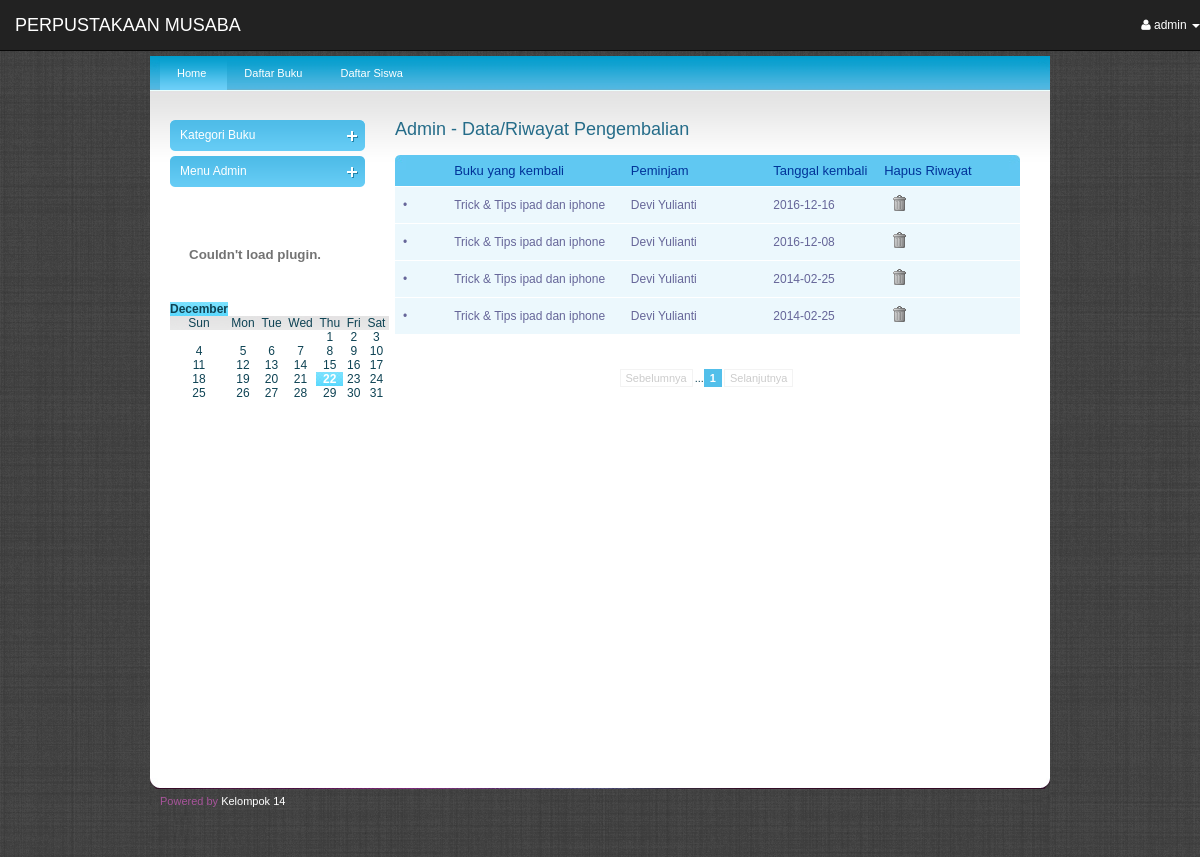
/index.php?act=pengembalian (signed in), run on the app's committed database.
### tables this page shows
CREATE TABLE IF NOT EXISTS `pengembalian` (
`noKembali` int(5) NOT NULL,
  `nis` varchar(5) NOT NULL,
  `kdBuku` varchar(5) NOT NULL,
  `tglKembali` date NOT NULL
);

CREATE TABLE IF NOT EXISTS `buku` (
`kdBuku` int(5) NOT NULL,
  `kdKategori` char(3) NOT NULL,
  `Judul` varchar(50) NOT NULL,
  `kdPengarang` char(5) NOT NULL,
  `kdPenerbit` char(4) NOT NULL,
  `gambar` varchar(256) NOT NULL,
  `jmlStok` int(2) NOT NULL,
  `Tempat` char(6) NOT NULL,
  `preview` text,
  `jmldiPinjam` int(11) NOT NULL DEFAULT '0'
);

CREATE TABLE IF NOT EXISTS `siswa` (
`kdSiswa` int(5) NOT NULL,
  `nis` char(5) NOT NULL,
  `nama` varchar(30) NOT NULL,
  `id_kelas` char(3) NOT NULL,
  `angkatan` int(11) NOT NULL,
  `jenis_kelamin` enum('L','P') NOT NULL,
  `alamat` text,
  `no_hp` varchar(20) DEFAULT NULL,
  `email` varchar(20) DEFAULT NULL
);

### pengembalian.php (the view, shortened to what this page needs)
<?php if ($_SESSION['level']== "2"){?>
<div class="products">
<h2>Admin - Data/Riwayat Pengembalian</h2>
<?php
$totaldata = 8;
if(isset($_GET['page'])){ $noPage=$_GET['page']; } else { $noPage=1; }
$offset=($noPage-1)*$totaldata;
$query="SELECT * FROM pengembalian order by tglKembali desc LIMIT $offset, $totaldata";
$result=mysql_query($query) or die('Error');
$query="SELECT COUNT(*) AS jumData FROM pengembalian";
$hasil=mysql_query($query) ;
$data=mysql_fetch_array($hasil);
$jumData=$data['jumData'];
$jumPage=ceil($jumData/$totaldata);
?>
<table id="rounded-corner" summary="2007 Major IT Companies' Profit">
    <thead>
    	<tr>
        	<th width="6"  class="rounded-company" ></th>
            <th width="129"  class="rounded" >Buku yang kembali</th>
            <th width="101"  class="rounded" >Peminjam</th>
            <th width="75"  class="rounded" >Tanggal kembali</th>
            <th width="102"  class="rounded-q4" >Hapus Riwayat</th>
        </tr>
    </thead>
   <?php
    while($data = mysql_fetch_array($result)){
$rowsiswa = mysql_query("select * from siswa where nis='".$data['1']."'");
$siswa = mysql_fetch_array($rowsiswa);
$rowbuku = mysql_query("select * from buku where kdBuku='".$data['2']."'");
$buku = mysql_fetch_array($rowbuku); ?>
    <tbody>
    	<tr>
        	<td>&bull;</td>
           <td><?php echo"$buku[2]"; ?></td>
            <td><?php echo"$siswa[2]"; ?></td>
            <td><?php echo"$data[3]"; ?></td>
                      <td><?php echo"<a href='index.php?act=pengembalian&act2=del_kembali&noKembali=$data[0]' onClick='return confirm(\" Apakah anda yakin untuk menghapus data ini?\");'><img src=images/trash.png border=0 /></a>";?></td>
	    </tr>
    </tbody>
    <?php } ?>
</table>
<br /><br />
<div class="pagination">
	<?php
	if ($noPage > 1){ echo  "<a href='".$_SERVER['PHP_SELF']."?act=pengembalian&&page=".($noPage-1)."'>Sebelumnya</a>"; }
	else { echo "<span class=disabled>Sebelumnya</span>"; }
	for($page = 1; $page <= $jumPage; $page++)
	{
         if ((($page >= $noPage - 3) && ($page <= $noPage + 3)) || ($page == 1) || ($page == $jumPage))
         {
            if (($page != ($jumPage - 1)) && ($page == $jumPage))  echo "...";
			if ($page == $noPage) echo "<span class=current>$page</span>";
            else echo "<a href='".$_SERVER['PHP_SELF']."?act=pengembalian&&page=".$page."'>".$page."</a>";
         }
	}
	if ($noPage < $jumPage){ echo "<a href='".$_SERVER['PHP_SELF']."?act=pengembalian&&page=".($noPage+1)."'>Selanjutnya</a>"; }
	else { echo "<span class=disabled>Selanjutnya</span>"; }
	?>
         </div>
          </div>
               <?php
}
else {
?>
<script language="JavaScript">alert('Maaf anda harus login sebagai admin terlebih dahulu');
	 window.history.back()</script><?php
} ?>

### index.php (shortened to what this page needs)
<!DOCTYPE html PUBLIC "-//W3C//DTD XHTML 1.0 Transitional//EN" "http://www.w3.org/TR/xhtml1/DTD/xhtml1-transitional.dtd">
<html xmlns="http://www.w3.org/1999/xhtml"><head>
<br /><br /><br /><br />
<?php include"atas.php" ; ?>
<?php include"scr.php" ; ?>
</head>
<body>
<div id="main_container">
	<div class="header">
	<div class="main_content">
<?php include"menu.php" ; ?>
    <div class="center_content">
    <?php include"kiri.php" ; ?>
    <div class="right_content">
    <?php include"select.php" ; ?>
    </div>
	<?php include"footer.php" ; ?>
</body>
</html>

### atas.php (shortened to what this page needs)
       <link href="css/bootstrap.css" rel="stylesheet">
    <link href="css/sb-admin.css" rel="stylesheet">
    <link rel="stylesheet" href="font-awesome/css/font-awesome.min.css">
<div id="wrapper">
      <nav class="navbar navbar-inverse navbar-fixed-top" role="navigation">
        <div class="navbar-header">
          <a class="navbar-brand" href="index.php">PERPUSTAKAAN MUSABA</a>
        </div>
          <ul class="nav navbar-nav navbar-right navbar-user">
            <li class="dropdown user-dropdown">
<?php if (!isset($_SESSION)){ session_start(); }
if (empty($_SESSION))
{
	?>
          <a href="?act=login" ><i class="fa fa-user"></i>&nbsp;Masuk&nbsp;</a>
             <?php
}
else{ ?>
              <a href="#" class="dropdown-toggle" data-toggle="dropdown"><i class="fa fa-user"></i> <?php echo"".$_SESSION['namaUser'].""; ?> <b class="caret"></b></a>
              <?php
}
?>
            </li>
          </ul>
        </div>

### scr.php (shortened to what this page needs)
<link rel="stylesheet" type="text/css" href="css/style.css" />
<link rel="stylesheet" type="text/css" media="all" href="niceforms-default.css" />

### menu.php
<div class="menu">
                    <ul>
                    <li><a class="current" href="index.php">Home</a></li>
                    <li><a href="?act=buku">Daftar Buku</a>
                    <li><a href="?act=siswa">Daftar Siswa</a>
                    </li>
                    </ul>
                    </div>

### kiri.php (shortened to what this page needs)
<div class="left_content">
  <div class="sidebarmenu">
                <a class="menuitem submenuheader" href="">Kategori Buku</a>
               <?php error_reporting(E_ALL ^ (E_NOTICE | E_WARNING));  if ($_SESSION['level']== "2") {
				   ?>
				    <a class="menuitem submenuheader" href="" >Menu Admin</a>
				   <?php
}
else {
} ?>
            </div> <br />  <br />
          <br />  <br />
 <?php include"kalender.php"; ?>

### kalender.php (shortened to what this page needs)
<head>
</head>
<body>
</body>
</html>

### select.php (shortened to what this page needs)
<?php
if (empty($_GET['act']))
{include"utama.php";}
else{
	switch($_GET['act']){
	case('pengembalian'): include('pengembalian.php');
	break;
				}
		}
?>

### footer.php (shortened to what this page needs)
<div class="footer">
	<div class="left_footer">Powered by <a href="">Kelompok 14</a></div>
	<div class="right_footer"></div>
</div>

### css/style.css (style rules this page uses)
body { background:url(../images/bg.png) ; font-family:Arial, Helvetica, sans-serif; padding:0; font-size:12px; margin:0 auto; color: #0e4354; }
a { color:#256c89; }
h2 { font-size:18px; color:#256c89; font-weight:normal; padding:0px 0 15px 0; margin:0px; clear:both; }
#main_container { margin:0 auto; width:900px; padding:0px 0 0px 0; }
.header { width:900px; height:100px; }
.main_content { margin:0 auto; width:900px; height:auto; padding:0px 0 50px 0; background:url(../images/menu_bg.jpg) no-repeat center top #fff; }
.footer { width:900px;height:87px;background:url(../images/footerbg.png) no-repeat center top; }
.left_footer { float:left;padding:25px 0 0 10px;color:#a8549b;font-size:11px; }
.left_footer a { color:#FFFFFF;text-decoration:none; }
.right_footer { float:right;padding:25px 10px 0 0; }
.menu { font-size:11px;padding:0px 10px 0 10px; float:left; width:880px; }
.menu ul { padding:0;margin:0;list-style-type:none; height:34px; }
.menu ul li { float:left;height:34px;line-height:34px; }
.menu a, .menu a:visited { display:block;float:left;height:100%;font-size:11px;text-decoration:none;color:#fff;padding:0 21px 0 17px; }
.menu a.current { background:url(../images/menu_bg.gif) repeat-x center; }
.center_content { clear:both; }
.left_content { width:195px; float:left; padding:30px 0 0 20px; }
.right_content { width: 625px; float: left; padding: 30px 0 0 30px; height: 600px; }
.sidebarmenu { margin:0px 0; padding:0; width:195px; }
.sidebarmenu a.menuitem { background:url(../images/sidebar_menu_top.gif) no-repeat center top; color: #fff;display: block;position: relative;width:185px;height:31px;margin:0 0 5px 0;line-height:31px;padding:0px 0 0 10px;text-decoration: none; }
#rounded-corner { margin:0px; width:625px; text-align: left; border-collapse: collapse; }
#rounded-corner thead th.rounded-company { width:26px; background: #60c8f2 url('../images/left.jpg') left top no-repeat; }
#rounded-corner thead th.rounded-q4 { background: #60c8f2 url('../images/right.jpg') right top no-repeat; }
#rounded-corner th { padding: 8px; font-weight: normal; font-size: 13px; color: #039; background: #60c8f2; }
#rounded-corner td { padding: 8px; background: #ecf8fd; border-top: 1px solid #fff; color: #669; }
div.pagination { width:625px; clear:both; padding:10px 0 10px 0; margin:0px; text-align:center; float:left; clear:both; font-size:11px; }
div.pagination span.current { padding: 2px 5px 2px 5px; margin-right: 2px; border: 1px solid #52bfea; font-weight: bold; background-color: #52bfea; color: #FFF; }
div.pagination span.disabled { padding: 2px 5px 2px 5px; margin-right: 2px; border: 1px solid #f3f3f3; color: #ccc; }
.products img { padding: 0 7px 4px; }

### data on the page
pengembalian: buku.Judul "Trick & Tips ipad dan iphone", siswa.nama "Devi Yulianti", tglKembali "2016-12-16"
pengembalian: buku.Judul "Trick & Tips ipad dan iphone", siswa.nama "Devi Yulianti", tglKembali "2016-12-08"
pengembalian: buku.Judul "Trick & Tips ipad dan iphone", siswa.nama "Devi Yulianti", tglKembali "2014-02-25"
pengembalian: buku.Judul "Trick & Tips ipad dan iphone", siswa.nama "Devi Yulianti", tglKembali "2014-02-25"

### other printed values
$_SESSION['namaUser'] "admin"
